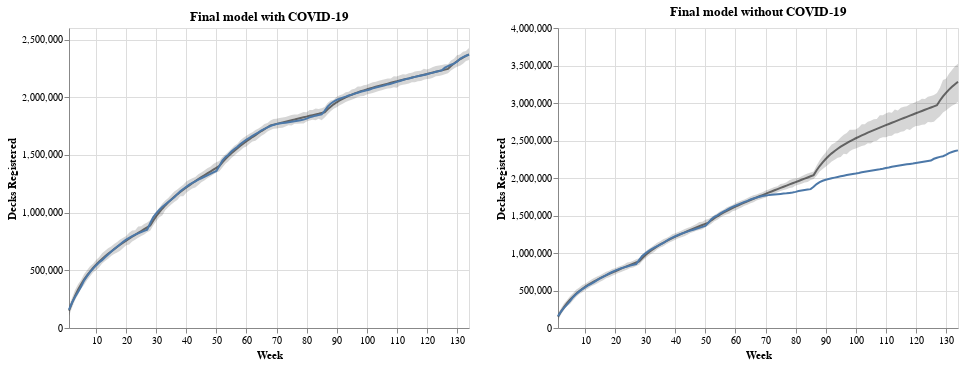

Notebook source saved alongside this figure:
### Code cell
combined = chart_with_covid.properties(
    title="Final model with COVID-19"
) | chart_without_covid.properties(title="Final model without COVID-19")
combined.save("./altair_output/covid_start_data.json")
combined

### Figure 1 — Vega-Lite specification as saved in the notebook (floating-point values rounded to 4 significant figures; data arrays with more than 128 entries replaced by an {"elided": "..."} marker saying what was removed)
{"config": {"view": {"continuousWidth": 400, "continuousHeight": 300}}, "hconcat": [{"layer": [{"mark": {"type": "area", "color": "#333333", "opacity": 0.2}, "encoding": {"tooltip": [{"type": "quantitative", "field": "Total_scaled", "format": ",.0f", "title": "Registered Decks"}, {"type": "quantitative", "field": "max_posterior_predictor", "format": ",.0f", "title": "Model Max"}, {"type": "quantitative", "field": "mean_posterior_predictor", "format": ",.0f", "title": "Model Mean"}, {"type": "quantitative", "field": "min_posterior_predictor", "format": ",.0f", "title": "Model Min"}], "x": {"type": "quantitative", "field": "Week_nr", "scale": {"domain": [1, 134], "nice": false, "zero": false}, "title": "Week"}, "y": {"type": "quantitative", "field": "min_posterior_predictor", "title": "Decks Registered"}, "y2": {"field": "max_posterior_predictor"}}}, {"mark": {"type": "line", "color": "#333333", "opacity": 0.7}, "encoding": {"tooltip": [{"type": "quantitative", "field": "Total_scaled", "format": ",.0f", "title": "Registered Decks"}, {"type": "quantitative", "field": "max_posterior_predictor", "format": ",.0f", "title": "Model Max"}, {"type": "quantitative", "field": "mean_posterior_predictor", "format": ",.0f", "title": "Model Mean"}, {"type": "quantitative", "field": "min_posterior_predictor", "format": ",.0f", "title": "Model Min"}], "x": {"type": "quantitative", "field": "Week_nr", "scale": {"domain": [1, 134], "nice": false, "zero": false}, "title": "Week"}, "y": {"type": "quantitative", "field": "mean_posterior_predictor"}}}, {"mark": "line", "encoding": {"tooltip": [{"type": "quantitative", "field": "Total_scaled", "format": ",.0f", "title": "Registered Decks"}, {"type": "quantitative", "field": "max_posterior_predictor", "format": ",.0f", "title": "Model Max"}, {"type": "quantitative", "field": "mean_posterior_predictor", "format": ",.0f", "title": "Model Mean"}, {"type": "quantitative", "field": "min_posterior_predictor", "format": ",.0f", "title": "Model Min"}], "x": {"type": "quantitative", "field": "Week_nr", "scale": {"domain": [1, 134], "nice": false, "zero": false}, "title": "Week"}, "y": {"type": "quantitative", "field": "Total_scaled"}}}], "data": {"name": "data-76d812e7b7b07fa3619ef9d1a7dd1546"}, "title": "Final model with COVID-19"}, {"layer": [{"mark": {"type": "area", "color": "#333333", "opacity": 0.2}, "encoding": {"tooltip": [{"type": "quantitative", "field": "Total_scaled", "format": ",.0f", "title": "Registered Decks"}, {"type": "quantitative", "field": "max_posterior_predictor", "format": ",.0f", "title": "Model Max"}, {"type": "quantitative", "field": "mean_posterior_predictor", "format": ",.0f", "title": "Model Mean"}, {"type": "quantitative", "field": "min_posterior_predictor", "format": ",.0f", "title": "Model Min"}], "x": {"type": "quantitative", "field": "Week_nr", "scale": {"domain": [1, 134], "nice": false, "zero": false}, "title": "Week"}, "y": {"type": "quantitative", "field": "min_posterior_predictor", "title": "Decks Registered"}, "y2": {"field": "max_posterior_predictor"}}}, {"mark": {"type": "line", "color": "#333333", "opacity": 0.7}, "encoding": {"tooltip": [{"type": "quantitative", "field": "Total_scaled", "format": ",.0f", "title": "Registered Decks"}, {"type": "quantitative", "field": "max_posterior_predictor", "format": ",.0f", "title": "Model Max"}, {"type": "quantitative", "field": "mean_posterior_predictor", "format": ",.0f", "title": "Model Mean"}, {"type": "quantitative", "field": "min_posterior_predictor", "format": ",.0f", "title": "Model Min"}], "x": {"type": "quantitative", "field": "Week_nr", "scale": {"domain": [1, 134], "nice": false, "zero": false}, "title": "Week"}, "y": {"type": "quantitative", "field": "mean_posterior_predictor"}}}, {"mark": "line", "encoding": {"tooltip": [{"type": "quantitative", "field": "Total_scaled", "format": ",.0f", "title": "Registered Decks"}, {"type": "quantitative", "field": "max_posterior_predictor", "format": ",.0f", "title": "Model Max"}, {"type": "quantitative", "field": "mean_posterior_predictor", "format": ",.0f", "title": "Model Mean"}, {"type": "quantitative", "field": "min_posterior_predictor", "format": ",.0f", "title": "Model Min"}], "x": {"type": "quantitative", "field": "Week_nr", "scale": {"domain": [1, 134], "nice": false, "zero": false}, "title": "Week"}, "y": {"type": "quantitative", "field": "Total_scaled"}}}], "data": {"name": "data-c43377f8f0180c38998b17e72b041898"}, "title": "Final model without COVID-19"}], "$schema": "https://vega.github.io/schema/vega-lite/v4.8.1.json", "datasets": {"data-76d812e7b7b07fa3619ef9d1a7dd1546": {"elided": "134 records"}, "data-c43377f8f0180c38998b17e72b041898": {"elided": "134 records"}}}
